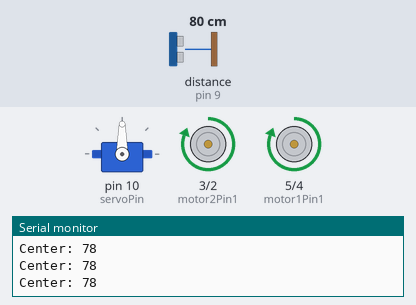
Recording of a sketch running on a simulated Arduino Uno, built with avr-gcc and run on an emulated ATmega328P. On the bench: servo, motor-driver pin pairs drawn as motors (green arrow = first pin HIGH = forward, orange = second pin HIGH = backward, longer = more drive), the last lines printed to the serial monitor. Wiring (inferred from the names in the program): ultrasonic range finder: trigger pin 8; echo pin 9. Inputs (shaded band) come from the test bench; at power-on: distance to the obstacle (sensor on pin 9) 80 cm. The echo pulse lasts 58.3 µs per cm.

Above: at 1.4 s.
1.5 s: distance to the obstacle (sensor on pin 9) set to 24 cm
3.0 s: distance to the obstacle (sensor on pin 9) set to 20 cm
At 4.8 s:
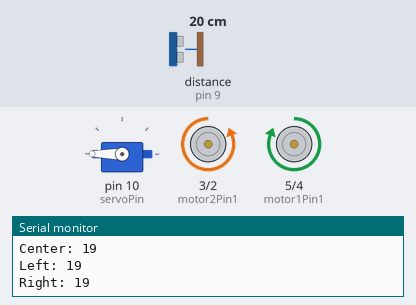
6.0 s: distance to the obstacle (sensor on pin 9) set to 35 cm
At 6.7 s:
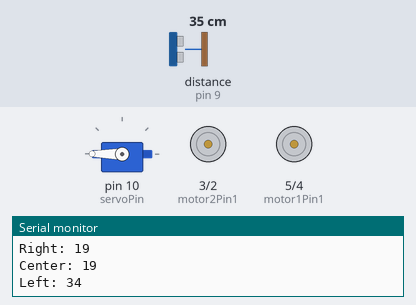
9.0 s: distance to the obstacle (sensor on pin 9) set to 2 cm
At 11.9 s:
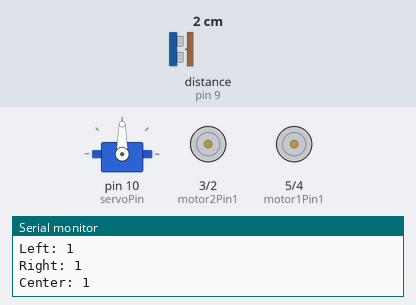
Timing chart, 0 to 13.0 s (numbered marks = the images above; inputs shaded):
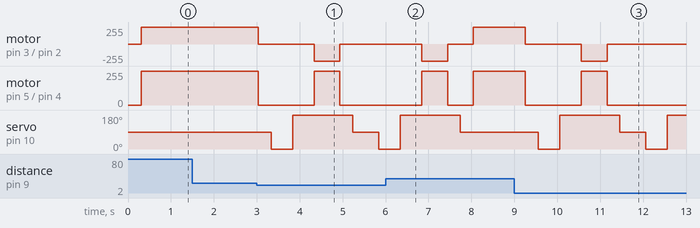

Measured:
- the behaviour switches between 22 and 21 cm on distance to the obstacle (sensor on pin 9) (found by bisection; images 0 and 1)
- after the input at 3.0 s, motor on pin 3 (motor2Pin1) / pin 2 (motor2Pin2): forward 255/255 → stopped at once, → backward 255/255 1.3 s later, → stopped 0.60 s later; motor on pin 5 (motor1Pin1) / pin 4 (motor1Pin2): forward 255/255 → stopped at once, → forward 255/255 1.3 s later, → stopped 0.60 s later
- after the input at 6.0 s, servo on pin 10 (servoPin): goes on until 7.7 s, then stays 90°
- after the input at 9.0 s, motor on pin 3 (motor2Pin1) / pin 2 (motor2Pin2): forward 255/255 → stopped after 0.26 s, → backward 255/255 1.3 s later, → stopped 0.60 s later; motor on pin 5 (motor1Pin1) / pin 4 (motor1Pin2): forward 255/255 → stopped after 0.26 s, → forward 255/255 1.3 s later, → stopped 0.60 s later

The sketch:

Obstacle_Avoidence_Robot2.ino
```cpp
#include <Servo.h>

// Ultrasonic sensor pins
#define trigPin 8
#define echoPin 9

// Servo motor pin
#define servoPin 10

// Motor pins (via L293D)
#define motor1Pin1 5
#define motor1Pin2 4
#define motor2Pin1 3
#define motor2Pin2 2

Servo myServo;

void setup() {
  // Ultrasonic
  pinMode(trigPin, OUTPUT);
  pinMode(echoPin, INPUT);

  // Motors
  pinMode(motor1Pin1, OUTPUT);
  pinMode(motor1Pin2, OUTPUT);
  pinMode(motor2Pin1, OUTPUT);
  pinMode(motor2Pin2, OUTPUT);

  // Servo
  myServo.attach(servoPin);
  myServo.write(90); // Start at center

  Serial.begin(9600);
}

long readDistance() {
  digitalWrite(trigPin, LOW);
  delayMicroseconds(2);

  digitalWrite(trigPin, HIGH);
  delayMicroseconds(10);
  digitalWrite(trigPin, LOW);

  long duration = pulseIn(echoPin, HIGH);
  long distance = duration * 0.034 / 2;

  return distance;
}

void moveForward() {
  digitalWrite(motor1Pin1, HIGH);
  digitalWrite(motor1Pin2, LOW);
  digitalWrite(motor2Pin1, HIGH);
  digitalWrite(motor2Pin2, LOW);
}

void turnLeft() {
  digitalWrite(motor1Pin1, LOW);
  digitalWrite(motor1Pin2, HIGH);
  digitalWrite(motor2Pin1, HIGH);
  digitalWrite(motor2Pin2, LOW);
}

void turnRight() {
  digitalWrite(motor1Pin1, HIGH);
  digitalWrite(motor1Pin2, LOW);
  digitalWrite(motor2Pin1, LOW);
  digitalWrite(motor2Pin2, HIGH);
}

void stopMotors() {
  digitalWrite(motor1Pin1, LOW);
  digitalWrite(motor1Pin2, LOW);
  digitalWrite(motor2Pin1, LOW);
  digitalWrite(motor2Pin2, LOW);
}

void loop() {
  myServo.write(90); // Center
  delay(300);
  long centerDist = readDistance();
  Serial.print("Center: ");
  Serial.println(centerDist);

  if (centerDist > 20) {
    moveForward();
  } else {
    stopMotors();
    delay(300);

    myServo.write(0); // Look left
    delay(500);
    long leftDist = readDistance();
    Serial.print("Left: ");
    Serial.println(leftDist);

    myServo.write(180); // Look right
    delay(500);
    long rightDist = readDistance();
    Serial.print("Right: ");
    Serial.println(rightDist);

    if (leftDist > rightDist) {
      turnLeft();
      delay(600);
    } else {
      turnRight();
      delay(600);
    }

    stopMotors();
    delay(300);
  }
}
```
